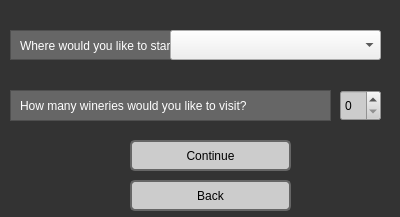
<?xml version="1.0" encoding="UTF-8"?>
<ui version="4.0">
 <class>planShortestTrip</class>
 <widget class="QDialog" name="planShortestTrip">
  <property name="geometry">
   <rect>
    <x>0</x>
    <y>0</y>
    <width>400</width>
    <height>217</height>
   </rect>
  </property>
  <property name="windowTitle">
   <string>Plan Shortest Trip</string>
  </property>
  <property name="styleSheet">
   <string notr="true">QPushButton,QSpinBox{background-color: #ccc;}

QPushButton:hover
{
background: #eee;
cursor: pointer;
  
}
QDialog
{
 background: #333;
}
QPushButton {  border: 2px solid #666;border-radius: 5px;z-index:1000;}

QPushButton#viewWineries
{ 
height:100px;
}
QLabel
{
 
 color:#fff;
}
 
#columnView
{z-index: 0; 
background:#666;
} 

#frame,#frame_2,#frame_3
{
   background: #666;
border-bottom: 1px solid #ccc;
}
#frame_4,#frame_5,#frame_6
{
border-bottom: 1px solid #ccc;
   background: #999;
} </string>
  </property>
  <widget class="QFrame" name="frame">
   <property name="geometry">
    <rect>
     <x>10</x>
     <y>30</y>
     <width>161</width>
     <height>30</height>
    </rect>
   </property>
   <property name="styleSheet">
    <string notr="true"/>
   </property>
   <property name="frameShape">
    <enum>QFrame::StyledPanel</enum>
   </property>
   <property name="frameShadow">
    <enum>QFrame::Raised</enum>
   </property>
   <widget class="QLabel" name="wineryName">
    <property name="geometry">
     <rect>
      <x>10</x>
      <y>0</y>
      <width>211</width>
      <height>31</height>
     </rect>
    </property>
    <property name="text">
     <string>Where would you like to start?</string>
    </property>
   </widget>
  </widget>
  <widget class="QComboBox" name="comboBox">
   <property name="geometry">
    <rect>
     <x>170</x>
     <y>30</y>
     <width>211</width>
     <height>30</height>
    </rect>
   </property>
  </widget>
  <widget class="QFrame" name="frame_2">
   <property name="geometry">
    <rect>
     <x>10</x>
     <y>90</y>
     <width>321</width>
     <height>31</height>
    </rect>
   </property>
   <property name="styleSheet">
    <string notr="true"/>
   </property>
   <property name="frameShape">
    <enum>QFrame::StyledPanel</enum>
   </property>
   <property name="frameShadow">
    <enum>QFrame::Raised</enum>
   </property>
   <widget class="QLabel" name="wineryName_2">
    <property name="geometry">
     <rect>
      <x>10</x>
      <y>0</y>
      <width>311</width>
      <height>31</height>
     </rect>
    </property>
    <property name="text">
     <string>How many wineries would you like to visit?</string>
    </property>
   </widget>
  </widget>
  <widget class="QPushButton" name="pushButton">
   <property name="geometry">
    <rect>
     <x>130</x>
     <y>140</y>
     <width>161</width>
     <height>31</height>
    </rect>
   </property>
   <property name="text">
    <string>Continue</string>
   </property>
  </widget>
  <widget class="QLabel" name="missingStartWinery">
   <property name="geometry">
    <rect>
     <x>10</x>
     <y>5</y>
     <width>371</width>
     <height>21</height>
    </rect>
   </property>
   <property name="text">
    <string/>
   </property>
  </widget>
  <widget class="QLabel" name="missingTotalWineries">
   <property name="geometry">
    <rect>
     <x>10</x>
     <y>66</y>
     <width>371</width>
     <height>20</height>
    </rect>
   </property>
   <property name="text">
    <string/>
   </property>
  </widget>
  <widget class="QSpinBox" name="spinBox">
   <property name="geometry">
    <rect>
     <x>340</x>
     <y>90</y>
     <width>41</width>
     <height>31</height>
    </rect>
   </property>
  </widget>
  <widget class="QPushButton" name="back">
   <property name="geometry">
    <rect>
     <x>130</x>
     <y>180</y>
     <width>161</width>
     <height>31</height>
    </rect>
   </property>
   <property name="text">
    <string>Back</string>
   </property>
  </widget>
 </widget>
 <resources/>
 <connections/>
</ui>
